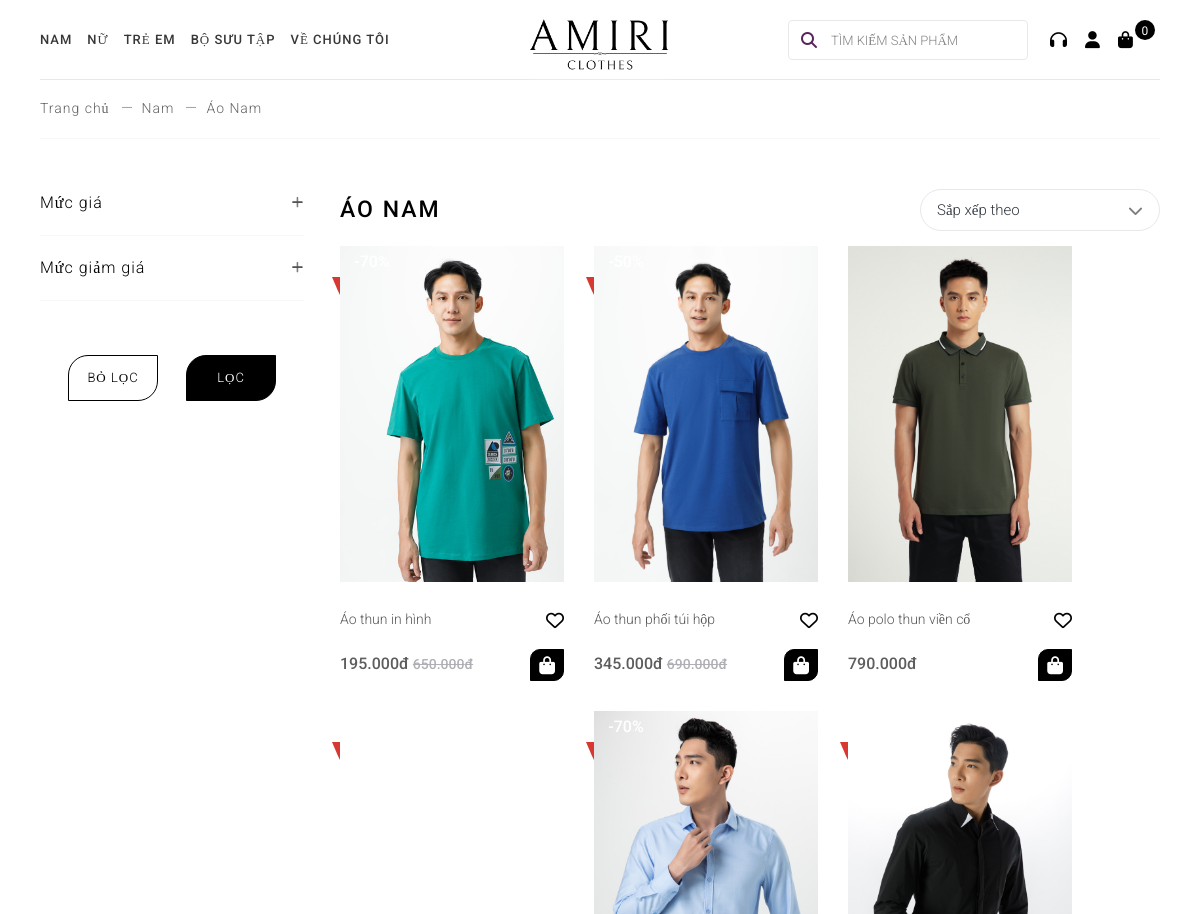
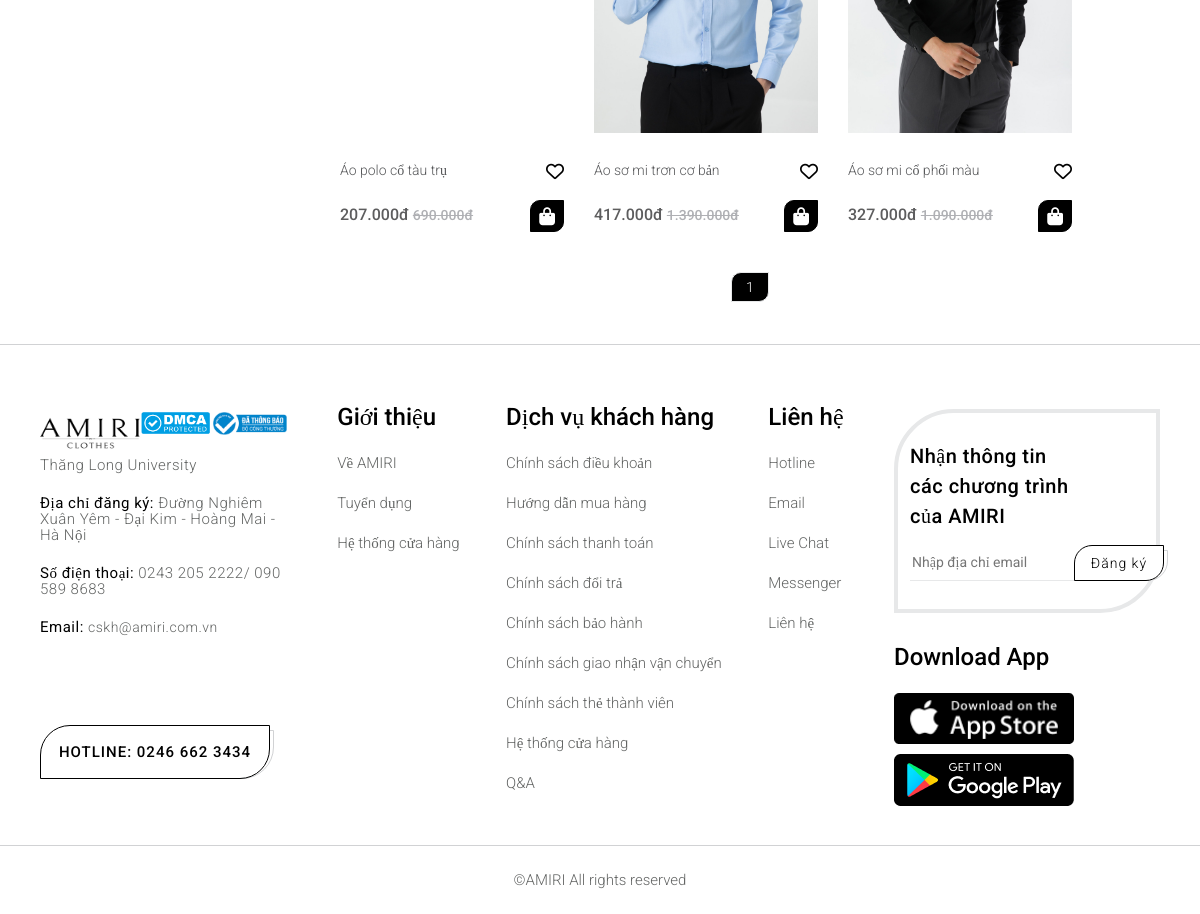
The app's page /category.php?catid=4 with its own data (2 pictures, top to bottom).
### tables this page shows
CREATE TABLE `tb_category` (
  `id` int(11) NOT NULL,
  `categoryName` varchar(255) NOT NULL,
  `parent_id` int(11) NOT NULL
);

CREATE TABLE `tb_product` (
  `id` int(11) NOT NULL,
  `productName` varchar(255) NOT NULL,
  `categoryId` int(11) NOT NULL,
  `productDesc` text NOT NULL,
  `price` varchar(255) NOT NULL,
  `productImg` varchar(255) NOT NULL,
  `type` int(11) NOT NULL,
  `productDiscount` int(11) NOT NULL,
  `productColor` varchar(255) NOT NULL
);

### classes/Category.php (called while the page is built, shortened)
<?php
$filePath = realpath(dirname(__FILE__));
require_once ($filePath.'/../lib/database.php');
class Category
{
    private $db;
    public function __construct()
    {
        $this->db = new Database();
    }
    public function getListCategory_FE() {
        $query = "SELECT `id`, `categoryName`, `parent_id` FROM `tb_category` WHERE 1;";
        $result = $this->db->select($query);
        return $result;
    }
    public function getCateById_FE($id) {
        $query = "SELECT * FROM tb_category WHERE id = $id";
        $result = $this->db->select($query);
        return $result;
    }
}
?>

### lib/database.php (called while the page is built, shortened)
<?php
Class Database{
   public $host   = DB_HOST;
   public $user   = DB_USER;
   public $pass   = DB_PASS;
   public $dbname = DB_NAME;
   public $link;
private function connectDB(){
   $this->link = new mysqli($this->host, $this->user, $this->pass,
    $this->dbname);
 }
public function select($query){
  $result = $this->link->query($query) or
   die($this->link->error.__LINE__);
  if($result->num_rows > 0){
    return $result;
  } else {
    return false;
  }
 }
}

### classes/Product.php (called while the page is built, shortened)
<?php
$filePath = realpath(dirname(__FILE__));
require_once ($filePath.'/../lib/database.php');
class Product
{
    private $db;
    public function __construct()
    {
        $this->db = new Database();
    }
    public function convertPrice($prodPrice) {
        $prodPrice = strrev($prodPrice);
        $result = '';
        for ($i = 0; $i < strlen($prodPrice); $i++) {
            if ($i % 3 == 0) {
            $result = $result.'.'.substr($prodPrice, $i, 3);
            }
        }
        $result = strrev($result);
        return substr($result, 0, strlen($result) - 1);
    }
    public function getNewPriceAfterSale($price, $discount) {
        if ($discount == 0) {
            return $this->convertPrice($price)."đ";
        }
        return $this->convertPrice($price*(100 - $discount)/100)."đ";
    }
    public function getProductByCateId($catId, $sort = NULL) {
        $query = "WITH RECURSIVE category_recursive AS (
                    SELECT id, categoryName, parent_id, 0 AS level
                    FROM tb_category
                    WHERE id = '$catId'
                    UNION ALL
                    SELECT c.id, c.categoryName, c.parent_id, cr.level + 1
                    FROM tb_category c
                    INNER JOIN category_recursive cr ON c.parent_id = cr.id
                )
                SELECT *
                FROM tb_product
                WHERE categoryId in
                (SELECT id
                FROM category_recursive
                ORDER BY level, id) ";
        if ($sort == 'new') {
            $query .= " ORDER BY id DESC";
        }
        else if ($sort == 'pricehightolow') {
            $query .= " ORDER BY price*(1-productDiscount/100) DESC";
        }
        else if ($sort == 'pricelowtohigh') {
            $query .= " ORDER BY price*(1-productDiscount/100) ASC";
        }
        else {
            $query .= " ORDER BY id ASC";
        }
        $numberOfProd = $this->db->select($query);
        $prodPerPage = 8;
        if (!isset($_GET['page'])) {
            $page = 1;
        }
        else {
            $page = $_GET['page'];
        }
        $curPage = ($page - 1)*$prodPerPage;
        $query .= " LIMIT $curPage,$prodPerPage;";
        $result = $this->db->select($query);
        return array($result, $numberOfProd);
    }
}
?>

### category.php (the view, shortened to what this page needs)
<?php
    include 'inc/header.php';
?>
<?php
    $productList = '';
    $prod_number = '';
    if(!isset($_GET['catid']) || $_GET['catid'] == NULL) {
        echo '<script> window.location = "404.php"; </script>';
    }
    else {
        $catId = $_GET['catid'];
    }
?>
    <div class="content">
        <div class="container">
            <div class="content__heading">
                <ul class="content__menu dp-flex">
                    <li class="content__menu-item">
                        <a class="content__menu-item-name" href="index.php">Trang chủ</a>
                    </li>
                    <?php include 'inc/menu-item.php'; ?>
                </ul>
            </div>
            <div class="content-product-wrap dp-flex">
                <div class="filter-group">
                    <ul class="filter-list">
                        <li class="filter-item">
                            <div class="filter-item-name">
                                Mức giá
                                <span class="icon-minus"><i class="fa-solid fa-minus"></i></span>
                                <span class="icon-plus"><i class="fa-solid fa-plus"></i></span>
                            </div>
                        </li>
                        <li class="filter-item">
                            <div class="filter-item-name">
                                Mức giảm giá
                                <span class="icon-minus"><i class="fa-solid fa-minus"></i></span>
                                <span class="icon-plus"><i class="fa-solid fa-plus"></i></span>
                            </div>
                        </li>
                    </ul>
                    <div class="filter-btn-group">
                        <a href="?catid=<?=$catId?>" class="btn btn__primary-btn disable-filter-btn">Bỏ lọc</a>
                        <a href="" class="btn btn__primary-btn filter-btn">Lọc</a>
                    </div>
                </div>
                <div class="content-main">
                    <div class="content-main__heading dp-flex">
                        <h3 class="content-main__title">
                            <?php
                                $catName = $cat->getCateById_FE($catId);
                                echo $catName->fetch_assoc()['categoryName'];
                            ?>
                        </h3>
                        <div class="sort-group">
                            <div class="sort-group__heading dp-flex">
                                <h3 class="sort-group__title">Sắp xếp theo</h3>
                                <i class="sort-group__icon fa-solid fa-chevron-down"></i>
                            </div>
                        </div>
                    </div>
                    <div class="product-list dp-flex">
                        <?php
                            if(!isset($_GET['minPrice']) || $_GET['minPrice'] == NULL) {
                                $sort = NULL;
                                list($productList, $prod_number) = $prod->getProductByCateId($catId, $sort);
                            }
                            if ($productList) {
                                while($row = $productList->fetch_assoc()) {
                        ?>
                        <form action="" method="post">
                        <li class="product product--man">
                            <a href="product.php?prodId=<?=$row['id']?>" class="product__link">
                                <div class="product__img-wrap">
                                    <?php
                                        if ($row['productDiscount'] > 0)
                                        echo "<div class='ticket-discount'>-".$row['productDiscount']."%</div>"
                                    ?>
                                    <img class="lazy"
                                        src="admin/uploads/<?=$row['productImg']?>"
                                        alt="">
                                </div>
                            </a>
                            <div class="product__desc dp-flex">
                                <a href="product.php" class="product__link">
                                    <p class="product__name">
                                    <?php
                                        if (strlen($row['productName']) > 34) {
                                            echo $fm->textShorten($row['productName'], 30);
                                        }
                                        else
                                            echo $row['productName'];
                                    ?>
                                    </p>
                                </a>
                                <span class="product__like">
                                    <i class="product__like-icon fa-regular fa-heart"></i>
                                </span>
                            </div>
                            <div class="product__footer dp-flex">
                                <div class="product__price">
                                    <span class="product__price--new-price">
                                        <?php
                                            echo $prod->getNewPriceAfterSale($row['price'], $row['productDiscount']);
                                        ?>
                                    </span>
                                    <span class="product__price--old-price">
                                        <?php
                                            if ($row['productDiscount'] > 0)
                                                echo $prod->convertPrice($row['price'])."đ";
                                        ?>
                                    </span>
                                </div>
                                <div class="product__size">
                                    <i class="fa-solid fa-bag-shopping"></i>
                                </div>
                            </div>
                        </li>
                        </form>
                        <?php
                            }
                        }
                        else {
                            echo "<p style='text-align: center;
                            width: 100%;
                            font-size: 2rem;
                            margin-top: 10%;'>Không có sản phẩm nào!</p>";
                        }
                        ?>
                    </div>
                    <div class="page-list">
                        <ul>
                            <?php
                                if ($productList) {
                                    $prod_number = mysqli_num_rows($prod_number);
                                    $numberOfPage = ceil($prod_number/8);
                                    for($i = 1; $i <= $numberOfPage; $i++) {
                            ?>
                                <li><a href=""><?=$i?></a></li>
                            <?php
                                }
                            }
                            ?>
                        </ul>
                    </div>
                </div>
            </div>
        </div>
    </div>
<?php
    include 'inc/footer.php';
?>

### inc/menu.php
<?php
    function has_child($data, $id) {
        foreach($data as $v) {
            if($v['parent_id'] == $id) {
                return true;
            }
        }
        return false;
    }
    function render_menu($data, $parent_id = 0, $level = 0)
    {
        if ($level == 0) {
            $result = "<ul class='menu__list'>";
        }
        if ($level == 1) {
            $result = "<ul class='list-submenu'>";
        }
        if ($level == 2) {
            $result = "<ul class='db-submenu'>";
        }
        foreach($data as $item) {
            if ($item['parent_id'] == $parent_id) {
                $result .= "<li>";
                $result .= "<a href='category.php?catid=".$item['id']."'>".$item['categoryName']."</a>";
                if (has_child($data, $item['id'])) {
                    $result .= render_menu($data, $item['id'], $level + 1);
                }
                $result .= "</li>";
            }
        }
        if ($level == 0) {
            $result .= "
                    <li class=''><a href='about_us.php'>Bộ sưu tập</a></li>
                    <li class='ps-relative'><a href='about_us.php'>Về chúng tôi</a></li>
            ";
        }
        $result .= "</ul>";
        return $result;
    }
    $cateList = $cat->getListCategory_FE();
    $loadCate = array();
    while($row = $cateList->fetch_assoc()) {
        $loadCate[] = $row;
    }
    echo render_menu($loadCate);
?>

### inc/menu-item.php
<?php
    function getAllParentCategories($categories, $category_id) {
        $parents = array();
        foreach ($categories as $category) {
            if ($category['id'] == $category_id) {
                $parents[] = $category;
                if ($category['parent_id'] != 0) {
                    $parents = array_merge($parents, getAllParentCategories($categories, $category['parent_id']));
                }
                break;
            }
        }
        return $parents;
    }
    $categories = [];
    $getAllCate = $cat->getListCategory_FE();
    while($row = $getAllCate->fetch_assoc()) {
        $categories[] = $row;
    }
    $parentCategories = getAllParentCategories($categories, $catId);
    $parentCategories = array_reverse($parentCategories);
    foreach ($parentCategories as $parentCategory) {
        echo "<li class='content__menu-item'>
                <span class='content__menu-item-separate'></span>
                <a class='content__menu-item-name' href='category.php?catid=".$parentCategory['id']."'>".$parentCategory['categoryName']."</a>
            </li>";
    }
?>

### records on screen
tb_category: categoryName "NAM", categoryName "Nam"
tb_category: categoryName "NỮ"
tb_category: categoryName "TRẺ EM"
tb_category: categoryName "Áo Nam", categoryName "ÁO NAM"
tb_product: productImg (picture), productName "Áo thun in hình", $prod->getNewPriceAfterSale($row['price'], $row['productDiscount']) "195.000đ", price "650.000"
tb_product: productImg (picture), productName "Áo thun phối túi hộp", $prod->getNewPriceAfterSale($row['price'], $row['productDiscount']) "345.000đ", price "690.000"
tb_product: productImg (picture), productName "Áo polo thun viền cổ", $prod->getNewPriceAfterSale($row['price'], $row['productDiscount']) "790.000đ"
tb_product: productName "Áo polo cổ tàu trụ", $prod->getNewPriceAfterSale($row['price'], $row['productDiscount']) "207.000đ", price "690.000"
tb_product: productDiscount "70", productImg (picture), productName "Áo sơ mi trơn cơ bản", $prod->getNewPriceAfterSale($row['price'], $row['productDiscount']) "417.000đ", price "1.390.000"
tb_product: productImg (picture), productName "Áo sơ mi cổ phối màu", $prod->getNewPriceAfterSale($row['price'], $row['productDiscount']) "327.000đ", price "1.090.000"

### other values on screen
$numberOfProd "0"
